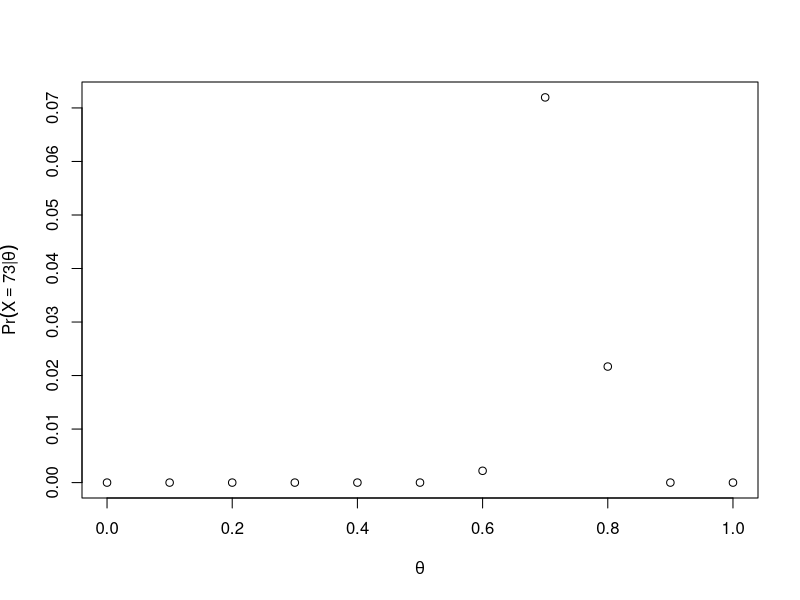
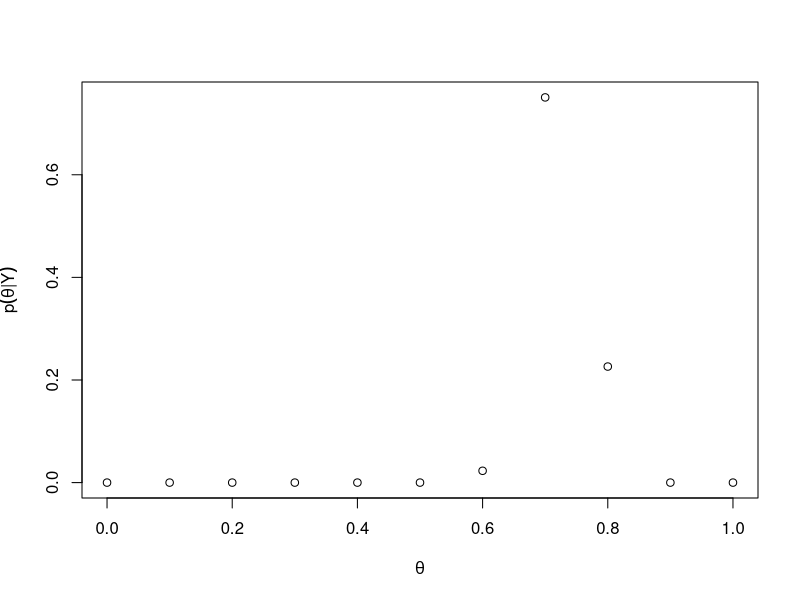
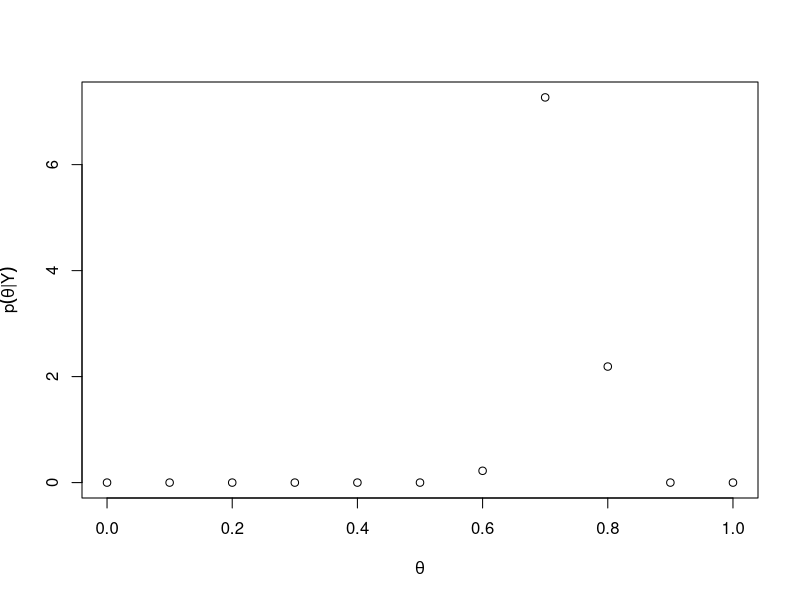
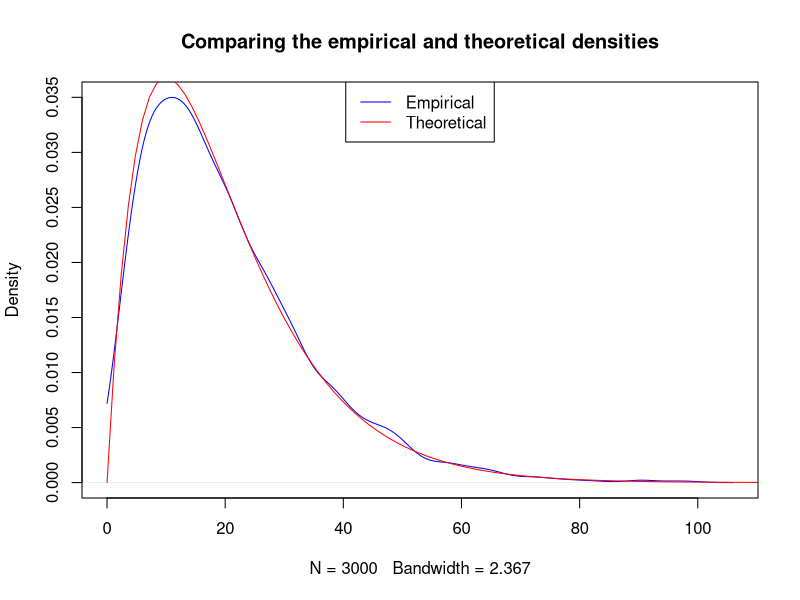
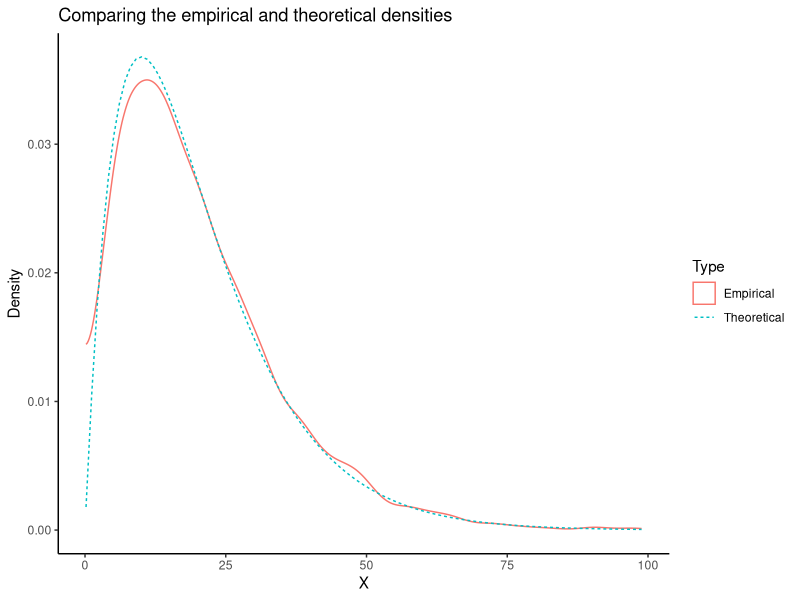
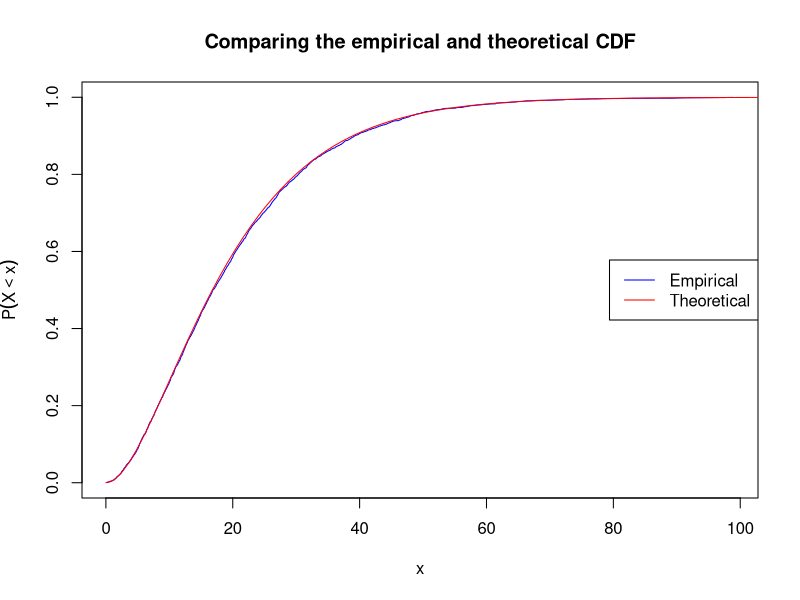
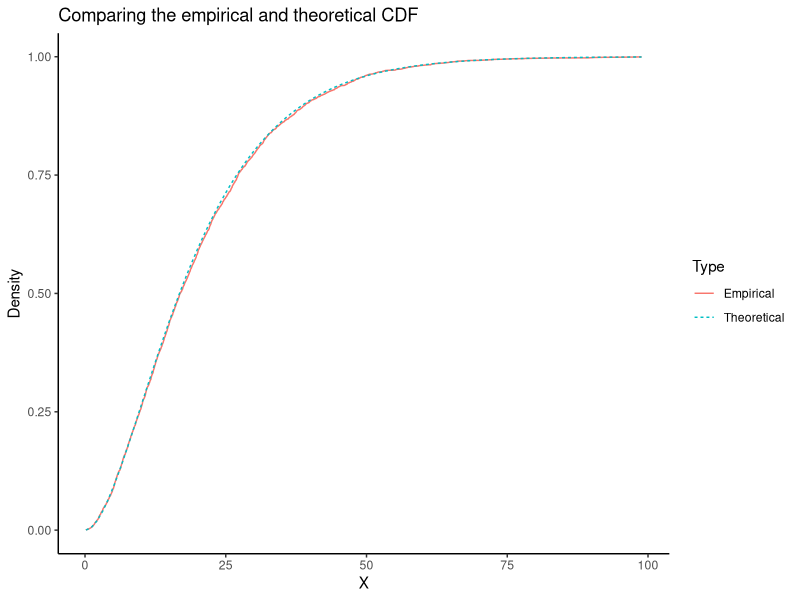

Source code (R) for these figures, in order:
## ---- chunk 1
#| echo: fenced
#| layout: [[2, 4]]
# Include your code here

my_likelihood <- function(theta) {
    choose(100, 73) * exp(73 * log(theta) + 27 * log(1 - theta))
}

thetas <- seq(0, 1, by = 0.1)
result <- my_likelihood(thetas)

data.frame(theta = thetas, likelihood = result)

plot(
    thetas, 
    result, 
    xlab = expression(theta), 
    ylab = expression(Pr(X==73*"|"*theta))
)
## ---- chunk 2
#| echo: fenced
#| layout: [[2, 4]]
# Include your code here

my_posterior <- function(theta) {
    theta_seq <- seq(0, 1, by = 0.1)
    C <- sum(exp(73 * log(theta_seq) + 27 * log(1 - theta_seq)))
    exp(73 * log(theta) + 27 * log(1 - theta)) / C
}

thetas <- seq(0, 1, by = 0.1)
posterior <- my_posterior(thetas)

data.frame(theta = thetas, posterior = posterior)

plot(
    thetas, 
    posterior, 
    xlab = expression(theta), 
    ylab = expression(p(theta*"|"*Y))
)
## ---- chunk 3
#| echo: fenced
#| layout: [[2, 4]]
# Include your code here
thetas <- seq(0, 1, by = 0.1)
posterior <- dbeta(thetas, 73 + 1, 27 + 1)

data.frame(theta = thetas, posterior = posterior)

plot(
    thetas, 
    posterior, 
    xlab = expression(theta), 
    ylab = expression(p(theta*"|"*Y))
)
## ---- chunk 4
1 - pbeta(0.8, 73 + 1, 27 + 1)
## ---- chunk 5
#| echo: fenced
# Include your code here
B <- 3000
alpha <- 2
beta <- 0.1
X <- rgamma(n = B, shape = alpha, rate = beta)

theoretical_mean <- alpha / beta
theoretical_sd <- sqrt(alpha / beta^2)

obs_mean <- mean(X)
obs_sd <- sd(X)

data.frame(
    theoretical_mean,
    obs_mean,
    theoretical_sd,
    obs_sd
)
## ---- chunk 6
#| echo: fenced
# Include your code here

x_dens <- density(X, from = 0)

plot(
    x_dens, 
    main = "Comparing the empirical and theoretical densities", 
    col = "blue"
)
curve(
    dgamma(x, shape = alpha, rate = beta), 
    from = 0, to = 120, 
    add = TRUE, 
    col = "red"
)
legend(
    "top", 
    c("Empirical", "Theoretical"), 
    col = c("blue", "red"), 
    lty = 1
)
## ---- chunk 7
#| echo: fenced
#| output: false
library(dplyr)
library(ggplot2)
theme_set(theme_classic())
## ---- chunk 8
#| echo: fenced
tibble(
    X = X
) |> 
    ggplot(aes(X)) +
    geom_density(
        bounds = c(0, Inf),
        aes(color = "Empirical", lty = "Empirical")
        ) +
    stat_function(
        fun = function(x) dgamma(x, shape =alpha, rate = beta),
        geom = "line",
        aes(color = "Theoretical", lty = "Theoretical")
    ) +
    labs(
        color = "Type",
        linetype = "Type",
        x = "X",
        y = "Density",
        title = "Comparing the empirical and theoretical densities"
    )
## ---- chunk 9
#| echo: fenced
# Include your code here
X_sorted <- sort(X)
quantile <- seq_along(X_sorted) / (length(X_sorted) + 1)

plot(
    X_sorted, quantile, 
    type = "l", 
    col = "blue", 
    main = "Comparing the empirical and theoretical CDF",
    xlab = "x",
    ylab = expression(P(X<x))
)
curve(
    pgamma(x, shape = alpha, rate = beta), 
    from = 0, to = 120, 
    add = TRUE, 
    col = "red"
)
legend(
    "right", 
    c("Empirical", "Theoretical"),
    col = c("blue", "red"), 
    lty = 1
)
## ---- chunk 10
#| echo: fenced

library(dplyr)
library(ggplot2)
tibble(
    X = X
) |> 
    arrange(X) |> 
    mutate(
        empirical = row_number() / (n() + 1)
    ) |> 
    ggplot(aes(X)) +
    geom_line(
        aes(y = empirical, color = "Empirical", lty = "Empirical")
        ) +
    stat_function(
        fun = function(x) pgamma(x, shape =alpha, rate = beta),
        geom = "line",
        aes(color = "Theoretical", lty = "Theoretical")
    ) +
    labs(
        color = "Type",
        linetype = "Type",
        x = "X",
        y = "Density",
        title = "Comparing the empirical and theoretical CDF"
    )
